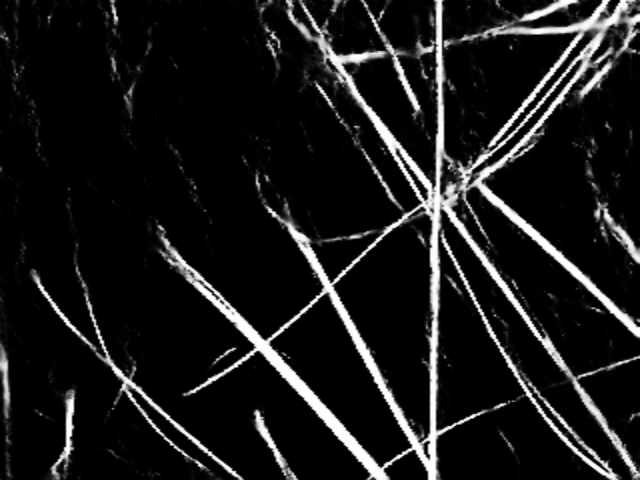
#> input picture results/0616_A2LEBJJDE00004W_1606017745245_2_TH.png, 640 x 480 px
$ python hair_thickness.py   (older library calls are emulated)
#> lines starting #> are read from the running program, lines starting #| are printed output that depends on the picture; after the words box and inside, x2 and y2 are one past the last pixel; in counts of white or black regions, pixels touching at a corner belong together
import cv2
import numpy as np

#hyperparameter: threshold, filter size, area to cover

def nms(boxes, thresh):
    if len(boxes) == 0:
        return []

    pick = []
    x1 = boxes[:, 0]
    y1 = boxes[:, 1]
    x2 = boxes[:, 2]
    y2 = boxes[:, 3]

    area = (x2 - x1 + 1) * (y2 - y1 + 1)
    idxs = np.argsort(y2)

    while len(idxs) > 0:
        last = len(idxs) - 1
        i = idxs[last]
        pick.append(i)

        xx1 = np.maximum(x1[i], x1[idxs[:last]])
        yy1 = np.maximum(y1[i], y1[idxs[:last]])
        xx2 = np.minimum(x2[i], x2[idxs[:last]])
        yy2 = np.minimum(y2[i], y2[idxs[:last]])

        w = np.maximum(0, xx2 - xx1 + 1)
        h = np.maximum(0, yy2 - yy1 + 1)

        overlap = (w * h) / area[idxs[:last]]

        idxs = np.delete(idxs, np.concatenate(([last], np.where(overlap > thresh)[0])))

    return boxes[pick]

# Pre-process
img_path = "results/0616_A2LEBJJDE00004W_1606017745245_2_TH.png"

img = cv2.imread(img_path)
#> img is the input picture: shape (480, 640, 3); min 0, max 255, mean 26.2
imgray = cv2.imread(img_path, cv2.IMREAD_GRAYSCALE)
#> imgray: shape (480, 640); min 0, max 255, mean 26.2

# Apply threshold
ret, binary_map = cv2.threshold(imgray, 127, 255, 0)
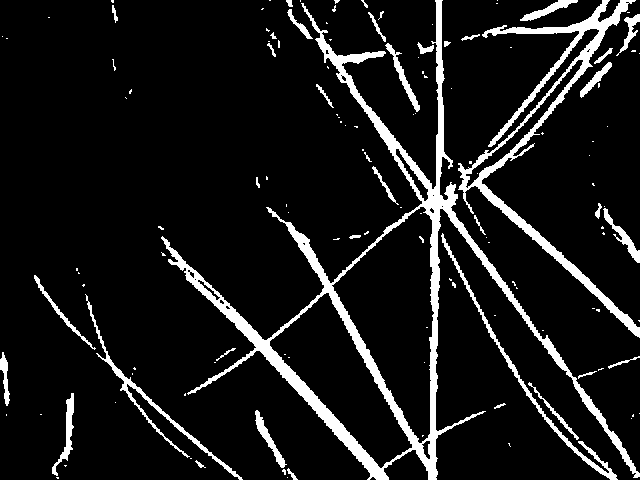
#> binary_map: shape (480, 640); 9.5% white; 133 white regions (95 under 20 px), largest, box (x1, y1, x2, y2) and area: (161, 0, 640, 480) 15323, (458, 0, 640, 338) 6037, (441, 233, 618, 480) 1370

nlabels, labels, stats, centroids = cv2.connectedComponentsWithStats(binary_map, None, None, None, 8, cv2.CV_32S)
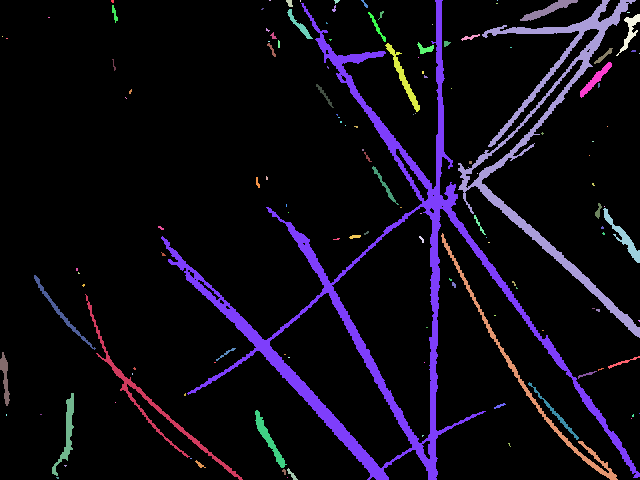
#> labels: shape (480, 640) int32; 134 distinct labels, from 0 to 133; one colour per label, 0 black
#> nlabels = 134; stats = 134 rows, first 6: [0, 0, 640, 480, 277949], [111, 0, 3, 3, 8], [269, 0, 2, 1, 2], [286, 0, 7, 7, 34], [300, 0, 1, 2, 2], [334, 0, 6, 4, 14]; centroids = 134 pairs, first value 2 to 639, second value 0 to 477.4

# Get CC_STAT_AREA component as stats[label, COLUMN]
areas = stats[1:, cv2.CC_STAT_AREA]
#> areas = 133 values, max 15323 at index 6, min 1 at index 7, mean 219.9

result = np.zeros((labels.shape), np.uint8)

# Get rid of noises (ex. big white spots that are not hair)
for i in range(0, nlabels - 1):
    if areas[i] >= 250:   # Keep
        result[labels == i + 1] = 255
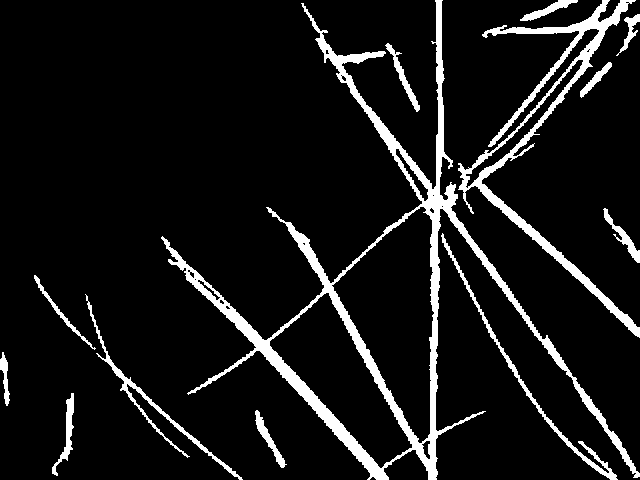
#> result: shape (480, 640); 8.9% white; 13 white regions, largest, box (x1, y1, x2, y2) and area: (161, 0, 640, 480) 15323, (458, 0, 640, 338) 6037, (441, 233, 618, 480) 1370

# Edge detected (contour) image using Canny edge detection
edgeimg = cv2.Canny(result, 10, 150)
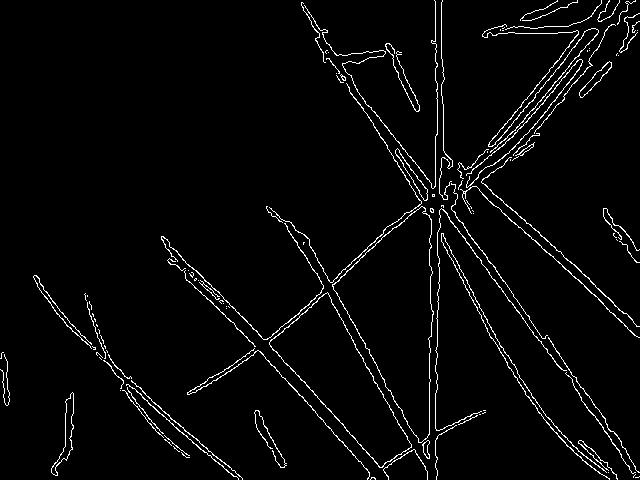
#> edgeimg: shape (480, 640); 3.2% white in thin lines or dots
cv2.imshow('edgeimg', edgeimg)

filter_size = (18, 18)

white_pixels = np.where(result == 255)
#> white_pixels = 27217 positions, rows 0 to 479, columns 0 to 639

x_coords = white_pixels[1]
y_coords = white_pixels[0]

x1 = x_coords - filter_size[0] // 2
y1 = y_coords - filter_size[1] // 2
x2 = x_coords + filter_size[0] // 2
y2 = y_coords + filter_size[1] // 2

# Getting center point of boxes
center_x = (x1 + x2) // 2
center_y = (y1 + y2) // 2


white_regions = np.column_stack((x1, y1, x2, y2))  # (N, 4)
white_regions = nms(white_regions, thresh=0.01)
#> the loop in nms, `while len(idxs) > 0:` made 189 passes
#> (last, i) on passes 1 to 3: (27216, 27212), (26991, 27194), (26668, 27208)
#> after the loop in nms, `while len(idxs) > 0:`: idxs = empty array; pick = 189 values, max 27212 at index 0, min 169 at index 187, mean 14329
#> white_regions = 189 rows, first 6: [604, 470, 622, 488], [374, 470, 392, 488], [427, 470, 445, 488], [233, 470, 251, 488], [625, 468, 643, 486], [48, 466, 66, 484]

skeleton_image = img.copy()

center_points = []
# Drawing bounding boxes and center points
for coor in white_regions:
    x1, y1, x2, y2 = coor
    center_x = (x1 + x2) // 2
    center_y = (y1 + y2) // 2

    skeleton_image = cv2.rectangle(skeleton_image, (x1, y1), (x2, y2), (255, 255, 255), 1)
    skeleton_image = cv2.circle(skeleton_image, (center_x, center_y ), 1, (0, 255, 0), 1)
    center_points.append((center_x, center_y))
#> this loop made 189 passes
#> (x1, y1, x2, y2, center_x, center_y) on passes 1 to 3: (604, 470, 622, 488, 613, 479), (374, 470, 392, 488, 383, 479), (427, 470, 445, 488, 436, 479)
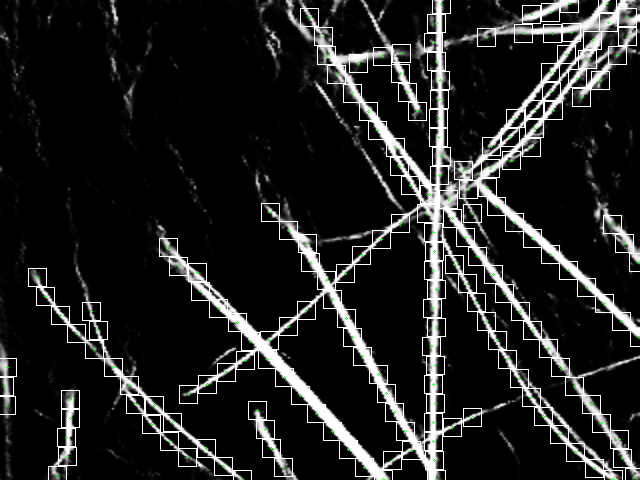
#> skeleton_image: shape (480, 640, 3); mean B, G, R 33.8, 34.4, 33.8
#> after the loop, center_points = 189 pairs, first value 4 to 639, second value 3 to 479

# Connect center points if they are adjacent horizontally or vertically
for i in range(len(center_points) - 1):
    if np.abs(x1 - x2) <= filter_size[0] or y1 == y2:  # Horizontally adjacent
        skeleton_image = cv2.line(skeleton_image, (x1, y1), (x2, y2), (0, 255, 0), 1)

    if x1 == x2 or np.abs(y1 - y2) <= filter_size[1]:  # Vertically adjacent
        skeleton_image = cv2.line(skeleton_image, (x1, y1), (x2, y2), (0, 255, 0), 1)


print(np.size(center_points))
#| 378
cv2.imshow('skeleton_image', skeleton_image)
cv2.waitKey(0)
cv2.destroyAllWindows()

$ run again, with results/0013_A2LEBJJDE00060O_1606550825417_3_TH.png copied over results/0616_A2LEBJJDE00004W_1606017745245_2_TH.png
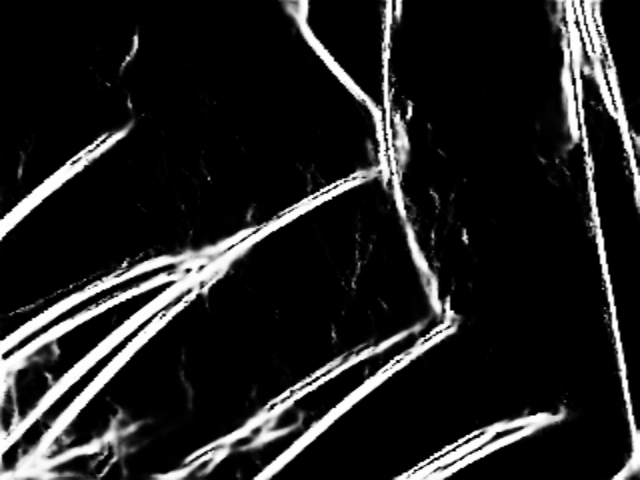
#> input picture results/0013_A2LEBJJDE00060O_1606550825417_3_TH.png, 640 x 480 px
#> img is the input picture: shape (480, 640, 3); min 0, max 255, mean 33.5
#> binary_map: shape (480, 640); 12.8% white; 44 white regions (28 under 20 px), largest, box (x1, y1, x2, y2) and area: (0, 0, 442, 480) 20442, (556, 0, 640, 480) 6939, (154, 324, 422, 480) 3520
#> `nlabels, labels, stats, centroids = cv2.connectedComponentsWithStats(b..`:
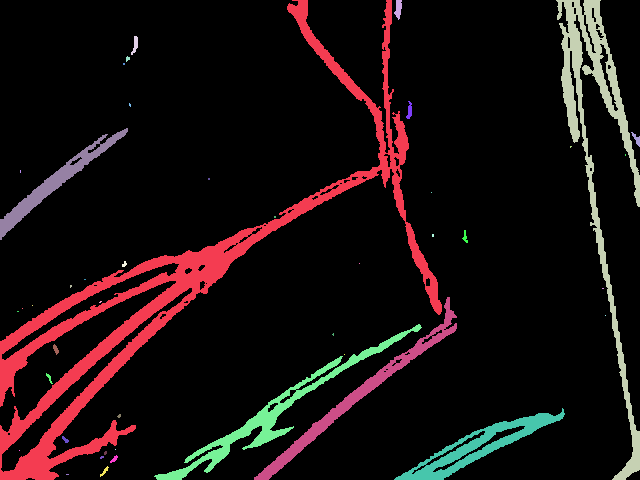
#> labels: shape (480, 640) int32; 45 distinct labels, from 0 to 44; one colour per label, 0 black
#> nlabels = 45; stats = 45 rows, first 6: [0, 0, 640, 480, 267951], [0, 0, 442, 480, 20442], [394, 0, 8, 20, 103], [556, 0, 84, 480, 6939], [131, 36, 7, 19, 69], [126, 56, 4, 6, 16]; centroids = 45 pairs, first value 17.5 to 636.2, second value 8.39 to 474
#> areas = 44 values, max 20442 at index 0, min 1 at index 14, mean 892
#> edgeimg: shape (480, 640); 3% white in thin lines or dots
#> white_pixels = 38643 positions, rows 0 to 479, columns 0 to 639
#> the loop in nms, `while len(idxs) > 0:` made 183 passes
#> (last, i) on passes 1 to 3: (38642, 38627), (38146, 38587), (37928, 38563)
#> after the loop in nms, `while len(idxs) > 0:`: idxs = empty array; pick = 183 values, max 38630 at index 4, min 171 at index 182, mean 20042.9
#> white_regions = 183 rows, first 6: [433, 470, 451, 488], [393, 470, 411, 488], [172, 470, 190, 488], [36, 470, 54, 488], [604, 470, 622, 488], [16, 470, 34, 488]
#> the loop `for coor in white_regions:` made 183 passes
#> (x1, y1, x2, y2, center_x, center_y) on passes 1 to 3: (433, 470, 451, 488, 442, 479), (393, 470, 411, 488, 402, 479), (172, 470, 190, 488, 181, 479)
#> after the loop `for coor in white_regions:`:
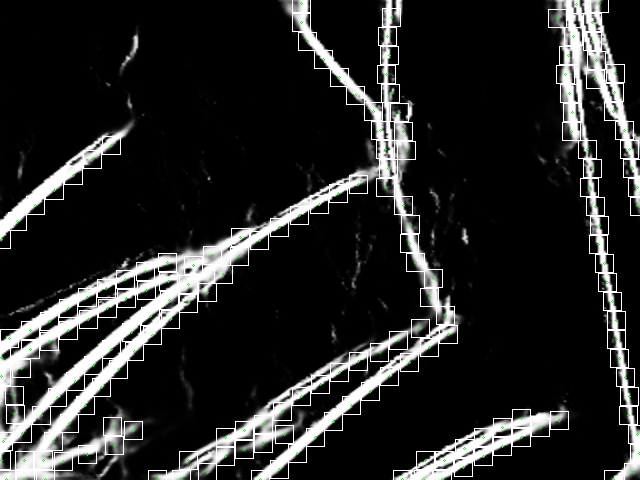
#> skeleton_image: shape (480, 640, 3); mean B, G, R 39.1, 39.7, 39.1
#> after the loop `for coor in white_regions:`: center_points = 183 pairs, first value 1 to 639, second value 3 to 479
#| 366

$ run again, with results/0556_A2LEBJJDE00041T_1603800043394_2_TH.png copied over results/0616_A2LEBJJDE00004W_1606017745245_2_TH.png
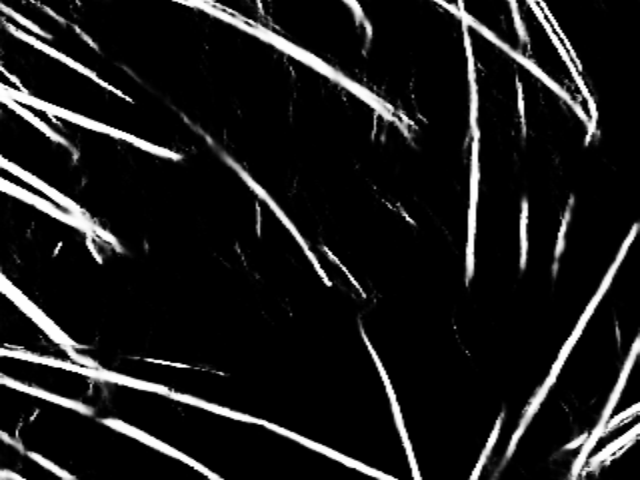
#> input picture results/0556_A2LEBJJDE00041T_1603800043394_2_TH.png, 640 x 480 px
#> img is the input picture: shape (480, 640, 3); min 0, max 255, mean 26.4
#> binary_map: shape (480, 640); 10% white; 62 white regions (29 under 20 px), largest, box (x1, y1, x2, y2) and area: (0, 272, 398, 480) 4901, (434, 0, 600, 284) 4535, (172, 0, 414, 137) 2941
#> `nlabels, labels, stats, centroids = cv2.connectedComponentsWithStats(b..`:
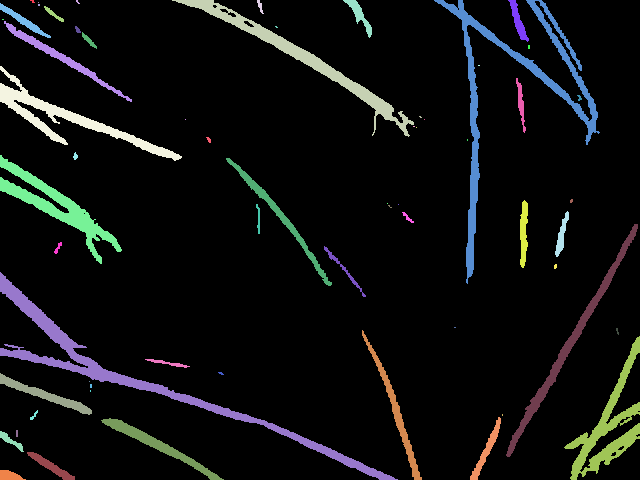
#> labels: shape (480, 640) int32; 63 distinct labels, from 0 to 62; one colour per label, 0 black
#> nlabels = 63; stats = 63 rows, first 6: [0, 0, 640, 480, 276535], [30, 0, 5, 3, 9], [76, 0, 4, 4, 8], [172, 0, 242, 137, 2941], [257, 0, 7, 14, 42], [343, 0, 29, 38, 303]; centroids = 63 pairs, first value 2.5 to 617, second value 0.889 to 475.3
#> areas = 62 values, max 4901 at index 43, min 1 at index 8, mean 494.6
#> edgeimg: shape (480, 640); 2.6% white in thin lines or dots
#> white_pixels = 29226 positions, rows 0 to 479, columns 0 to 639
#> the loop in nms, `while len(idxs) > 0:` made 179 passes
#> (last, i) on passes 1 to 3: (29225, 29193), (29050, 29178), (28894, 29204)
#> after the loop in nms, `while len(idxs) > 0:`: idxs = empty array; pick = 179 values, max 29222 at index 5, min 181 at index 178, mean 15099.2
#> white_regions = 179 rows, first 6: [378, 470, 396, 488], [208, 470, 226, 488], [405, 470, 423, 488], [62, 470, 80, 488], [465, 470, 483, 488], [564, 470, 582, 488]
#> the loop `for coor in white_regions:` made 179 passes
#> (x1, y1, x2, y2, center_x, center_y) on passes 1 to 3: (378, 470, 396, 488, 387, 479), (208, 470, 226, 488, 217, 479), (405, 470, 423, 488, 414, 479)
#> after the loop `for coor in white_regions:`:
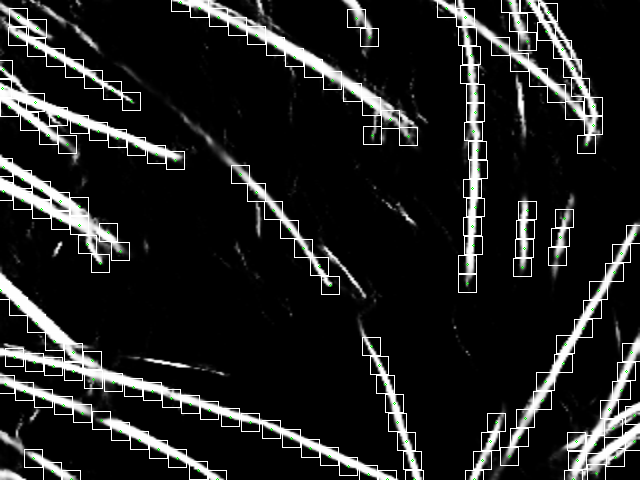
#> skeleton_image: shape (480, 640, 3); mean B, G, R 33.1, 33.7, 33.1
#> after the loop `for coor in white_regions:`: center_points = 179 pairs, first value 0 to 635, second value 2 to 479
#| 358

$ run again, with results/0643_A2LEBJJDE00048F_1602744012753_3_TH.png copied over results/0616_A2LEBJJDE00004W_1606017745245_2_TH.png
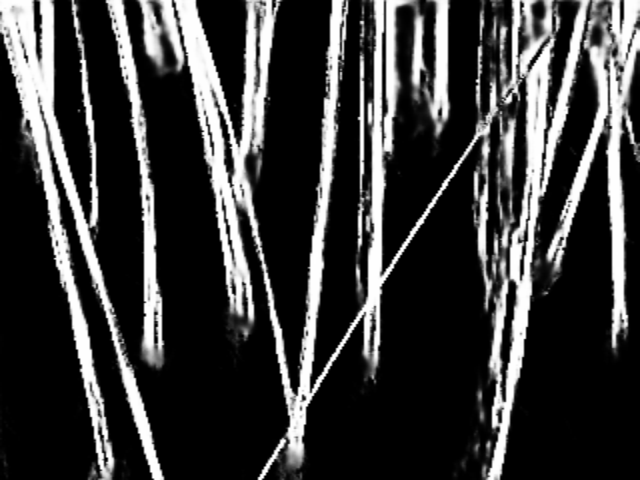
#> input picture results/0643_A2LEBJJDE00048F_1602744012753_3_TH.png, 640 x 480 px
#> img is the input picture: shape (480, 640, 3); min 0, max 255, mean 58.6
#> binary_map: shape (480, 640); 22.7% white; 70 white regions (37 under 20 px), largest, box (x1, y1, x2, y2) and area: (174, 0, 498, 463) 25310, (0, 0, 164, 480) 13133, (486, 0, 590, 480) 11191
#> labels: shape (480, 640) int32; 71 distinct labels, from 0 to 70
#> nlabels = 71; stats = 71 rows, first 6: [0, 0, 640, 480, 237396], [0, 0, 164, 480, 13133], [72, 0, 26, 228, 1135], [106, 0, 58, 363, 4455], [139, 0, 23, 65, 815], [157, 0, 27, 70, 700]; centroids = 71 pairs, first value 36.6 to 635, second value 4.17 to 474.5
#> areas = 70 values, max 25310 at index 5, min 1 at index 13, mean 997.2
#> `edgeimg = cv2.Canny(result, 10, 150)`:
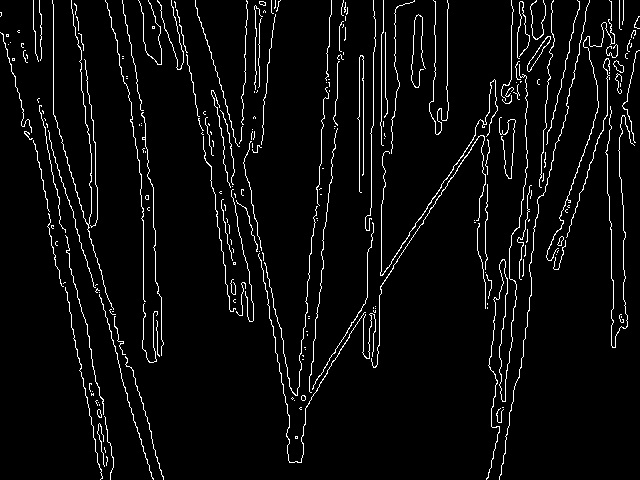
#> edgeimg: shape (480, 640); 4.7% white in thin lines or dots
#> white_pixels = 67890 positions, rows 0 to 479, columns 0 to 639
#> the loop in nms, `while len(idxs) > 0:` made 327 passes
#> (last, i) on passes 1 to 3: (67889, 67872), (67688, 67879), (67464, 67857)
#> after the loop in nms, `while len(idxs) > 0:`: idxs = empty array; pick = 327 values, max 67879 at index 1, min 196 at index 326, mean 35287.9
#> white_regions = 327 rows, first 6: [151, 470, 169, 488], [480, 470, 498, 488], [93, 470, 111, 488], [282, 453, 300, 471], [490, 451, 508, 469], [94, 451, 112, 469]
#> the loop `for coor in white_regions:` made 327 passes
#> (x1, y1, x2, y2, center_x, center_y) on passes 1 to 3: (151, 470, 169, 488, 160, 479), (480, 470, 498, 488, 489, 479), (93, 470, 111, 488, 102, 479)
#> after the loop `for coor in white_regions:`:
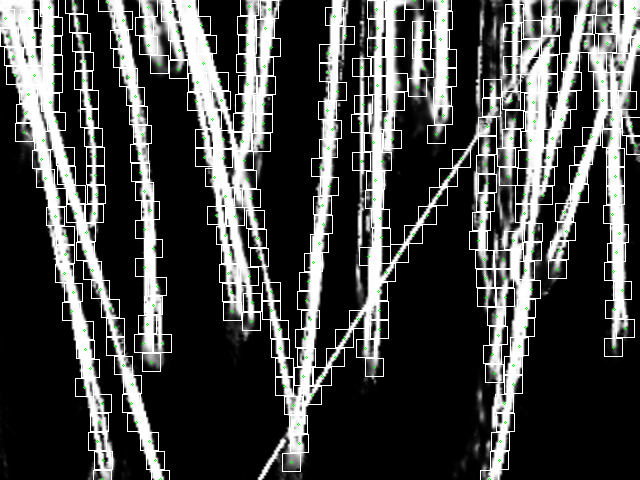
#> skeleton_image: shape (480, 640, 3); mean B, G, R 68.9, 70, 68.9
#> after the loop `for coor in white_regions:`: center_points = 327 pairs, first value 5 to 639, second value 0 to 479
#| 654
